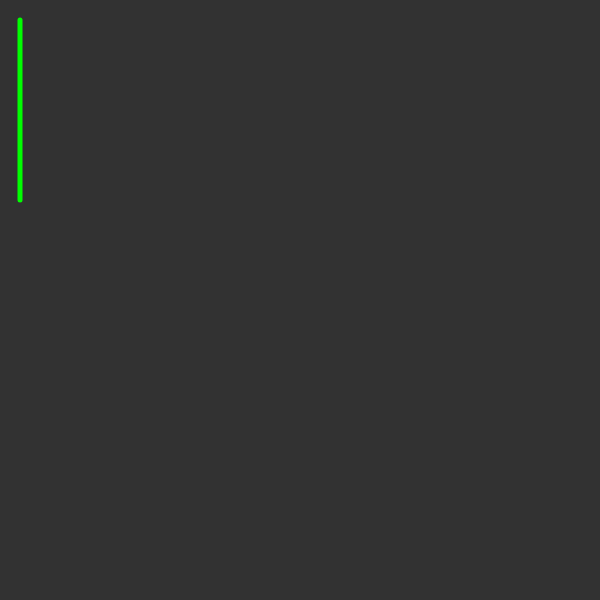
Frame 1 (no input)
Frame 60 (no input): identical to frame 1, image omitted
Frame 120 (the mouse pressed at the canvas centre since frame 60): identical to frame 1, image omitted

The p5.js sketch that drew this single still picture (run headless with seeded random() and noise() and a simulated clock; from frame 60 on, the mouse is pressed at the canvas centre):

// p5.js sketch
// ── sketch.js
// referencing TypeScript Definitions for autocomplete & IntelliSense
/// <reference path="./TSDef/p5.global-mode.d.ts" />
"use strict";

// vanilla JS
console.log('~ sketch.js ~');
let poo = 0;
let slider;

// p5 code starts here
function setup() {
  createCanvas(600, 600);
  print("Hello");
  slider = createSlider(0, 100, 50, 1);
}

function draw() {
  let val = slider.value();
  background(val);
  rectMode(CENTER);
  stroke('rgb(0,255,0)');
  strokeWeight(5);
  line(20,20,20,200);
  noFill();
}
